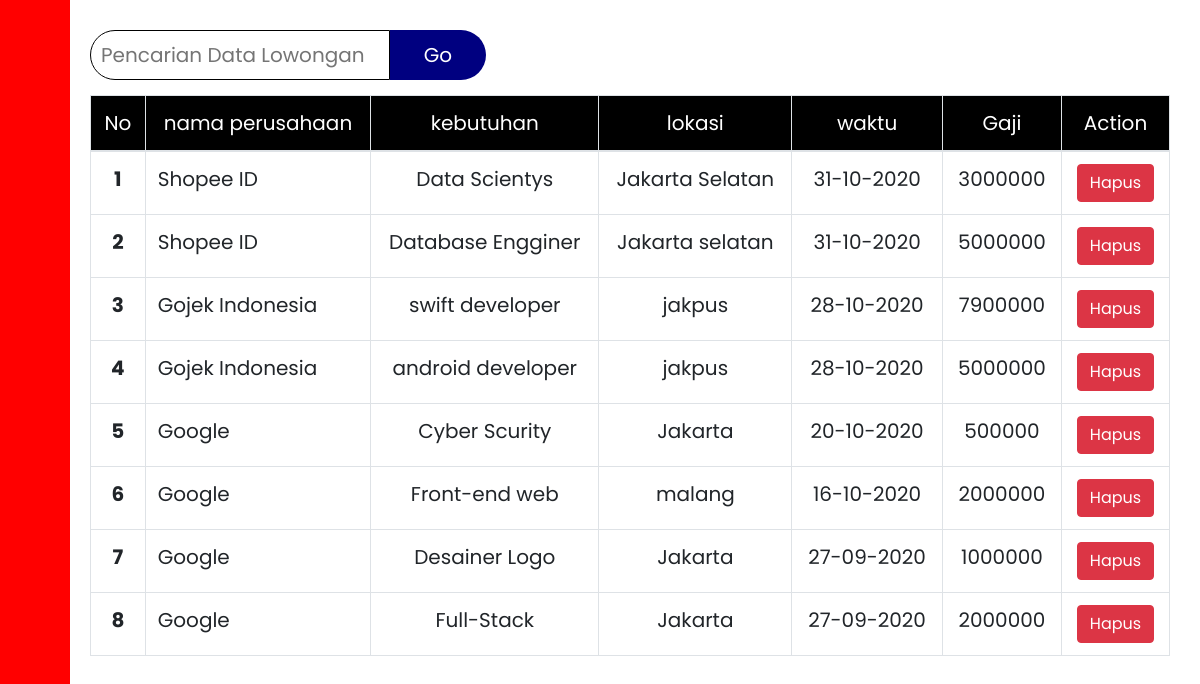
Screenshot of /admin1.php (signed in) with the database file from the repository.
### tables this page shows
CREATE TABLE `lowongan` (
  `no` int(11) NOT NULL,
  `id` int(11) NOT NULL,
  `nama_perusahaan` varchar(50) NOT NULL,
  `kebutuhan` varchar(100) NOT NULL,
  `lokasi` varchar(100) NOT NULL,
  `kota` varchar(50) NOT NULL,
  `jurusan` varchar(30) NOT NULL,
  `gaji` varchar(20) NOT NULL,
  `waktu` varchar(20) NOT NULL,
  `foto` varchar(255) NOT NULL
);

### koneksi.php (called while the page is built, shortened)
<?php $koneksi=mysqli_connect("localhost", "root", "", "magang");
function regristasi($data)
{
    global $koneksi;
    $email=htmlspecialchars($data["email"]);
    $password=htmlspecialchars($data["password"]);
    $password1=htmlspecialchars($data["password1"]);
    $tipe=htmlspecialchars($data["tipe"]);
    $result=mysqli_query($koneksi, "SELECT email FROM akun WHERE email = '$email'");
    if (mysqli_fetch_assoc($result)) {
        echo "<script>alert('email sudah terdaftar');</script>";
        return false;
    }if ($password===$password1) {
        $pass=md5("qw3rt77".md5($password));
        $perintah="INSERT INTO akun VALUES('','$email','$pass','user','$tipe')";
        mysqli_query($koneksi, $perintah);
        $perintah2="SELECT * FROM akun WHERE email='$email'";
        $query=mysqli_query($koneksi, $perintah2);
        $data=mysqli_fetch_assoc($query);
        $_SESSION["id"]=htmlspecialchars($data["id"]);
        $_SESSION["level"]=htmlspecialchars($data["level"]);
        $_SESSION["tipe"]=htmlspecialchars($data["tipe"]);
        $_SESSION["email"]=htmlspecialchars($data["email"]);
        return mysqli_affected_rows($koneksi);
    } else {
        echo "<script> alert('Konfirmasi password tidak sesuai');</script>";
        return false;
    }
}function login($data)
{
    global $koneksi;
    $email=htmlspecialchars($data["email"]);
    $password=htmlspecialchars($data["password"]);
    $result=mysqli_query($koneksi, "SELECT * FROM akun WHERE email='$email'");
    if (mysqli_num_rows($result)===1) {
        $pass=md5("qw3rt77".md5($password));
        $row=mysqli_fetch_assoc($result);
        if ($pass===$row["password"]) {
            $_SESSION["level"]=$row["level"];
            $_SESSION["tipe"]=$row["tipe"];
            $_SESSION["id"]=$row["id"];
            $_SESSION["email"]=$row["email"];
            if ($row["tipe"]=="siswa") {
                $id=$row["id"];
                $query=mysqli_query($koneksi, "SELECT * FROM profil_siswa WHERE id='$id'");
                $hasil=mysqli_fetch_assoc($query);
                $_SESSION["nama"]=$hasil["nama"];
                $_SESSION["foto"]=$hasil["foto"];
                header("Location: cek.php");
                exit;
            } else {
                header("Location: cek.php");
                exit;
            }
        } else {
            echo "<script> alert('Password yang anda masukan salah');</script>";
            return false;
        }
    } else {
        echo "<script> alert('Email Belum Terdaftar');</script>";
        return false;
    }
}function tampil($perintah)
{
    global $koneksi;
    $query=mysqli_query($koneksi, $perintah);
    $hasil=mysqli_fetch_assoc($query);
    return $hasil;
}function tampil1($perintah)
{
    global $koneksi;
    $query=mysqli_query($koneksi, $perintah);
    $data=[];
    while ($hasil=mysqli_fetch_assoc($query)) {
        $data[]=$hasil;
    }return $data;
}function cari($keyword)
{
    global $koneksi;$perintah="SELECT * FROM lowongan WHERE
                    nama_perusahaan LIKE '%$keyword%' OR
                    kebutuhan LIKE '%$keyword%' OR
                    kota LIKE '%$keyword%' OR
                    waktu LIKE '%$keyword%'
                ";
    return tampil1($perintah);
}function cari1($keyword)
{
    global $koneksi;$perintah="SELECT * FROM akun WHERE
                    email LIKE '%$keyword%' OR
                    tipe LIKE '%$keyword%'";
    return tampil1($perintah);
}function cari2($keyword)
{
    global $koneksi;$perintah="SELECT * FROM profil_perusahaan WHERE
                    nama LIKE '%$keyword%' OR
                    alamat LIKE '%$keyword%'";
    return tampil1($perintah);
}function tambahBiodataSiswa($data, $id)
{
    global $koneksi;
    $id=$id;
    $nama=htmlspecialchars($data["nama"]);
    $kota=htmlspecialchars($data["kota"]);
    $sekolah=htmlspecialchars($data["sekolah"]);
    $jurusan=htmlspecialchars($data["jurusan"]);
    $gambar=upload();$perintah="INSERT INTO profil_siswa VALUES(
                '$id','$nama','$kota','$sekolah','$jurusan','$gambar')";
    mysqli_query($koneksi, $perintah);
    $_SESSION["tipe"]="siswa";
    $_SESSION["nama"]=$nama;
    $_SESSION["id"]=$id;
    $_SESSION["foto"]=$gambar;
    return mysqli_affected_rows($koneksi);
}function tambahBiodataPerusahaan($data, $id)
{
    global $koneksi;
    $id=$id;
    $nama=htmlspecialchars($data["nama"]);
    $alamat=htmlspecialchars($data["alamat"]);
    $telp=htmlspecialchars($data["telp"]);
    $email=htmlspecialchars($data["email"]);
    $gambar=upload1();$perintah="INSERT INTO profil_perusahaan VALUES(
                '$id','$nama','$alamat','$telp','$email','$gambar','0')";
    mysqli_query($koneksi, $perintah);
    $_SESSION["tipe"]="perusahaan";
    return mysqli_affected_rows($koneksi);
}function tambahKarya($data, $id, $waktu)
{
    global $koneksi;
    $id=$id;
    $judul=$data["judul"];
    $link=$data["link"];
    $gambar=upload();
    $perintah="INSERT INTO karya_siswa VALUES('','$id','$judul','$link','$gambar','$waktu')";
    mysqli_query($koneksi, $perintah);
    return mysqli_affected_rows($koneksi);
}function tambahLowongan($data, $id, $waktu, $nama, $foto)
{
    global $koneksi;
    $kebutuhan=htmlspecialchars($data["kebutuhan"]);
    $alamat=htmlspecialchars($data["alamat"]);
    $jurusan=htmlspecialchars($data["jurusan"]);
    $gaji=htmlspecialchars($data["gaji"]);
    $kota=htmlspecialchars($data["kota"]);$perintah="INSERT INTO lowongan VALUES
    ('','$id','$nama','$kebutuhan','$alamat','$kota','$jurusan','$gaji','$waktu','$foto')";
    mysqli_query($koneksi, $perintah);
    return mysqli_affected_rows($koneksi);
}function updateKarya($data, $no)
{
    global $koneksi;
    $judul=htmlspecialchars($data["judul"]);
    $link=htmlspecialchars($data["link"]);
    $gambarLama=htmlspecialchars($data['gambarLama']);
    if ($_FILES['gambar']['error']===4) {
        $gambar=$gambarLama;
    } else {
        $gambar=upload();
    }$perintah="UPDATE karya_siswa SET
                            judul='$judul',
                            link='$link',
                            foto='$gambar'
                            WHERE no='$no'";
    mysqli_query($koneksi, $perintah);
    return mysqli_affected_rows($koneksi);
}function updateProfilSiswa($data, $id)
{
    global $koneksi;
    $id=$id;
    $nama=htmlspecialchars($data["nama"]);
    $kota=htmlspecialchars($data["kota"]);
    $sekolah=htmlspecialchars($data["sekolah"]);
    $jurusan=htmlspecialchars($data["jurusan"]);
    $gambarLama=htmlspecialchars($data["gambarLama"]);
    if ($_FILES["gambar"]["error"]===4) {
        $gambar=$gambarLama;
    } else {
        $gambar=upload();
    }$perintah="UPDATE profil_siswa SET
                            nama='$nama',
                            kota='$kota',
                            sekolah='$sekolah',
                            jurusan='$jurusan',
                            foto ='$gambar'
                WHERE id='$id'";
    mysqli_query($koneksi, $perintah);
    return mysqli_affected_rows($koneksi);
}function updateProfilPerusahaan($data, $id)
{
    global $koneksi;
    $id=$id;
    $nama=htmlspecialchars($data["nama"]);
    $alamat=htmlspecialchars($data["alamat"]);
    $telp=htmlspecialchars($data["telp"]);
    $email=htmlspecialchars($data["email"]);
    $gambarLama=htmlspecialchars($data["gambarLama"]);
    if ($_FILES["gambar"]["error"]===4) {
        $gambar=$gambarLama;
    } else {
        $gambar=upload1();
    }$perintah="UPDATE profil_perusahaan SET
                            nama='$nama',
                            alamat='$alamat',
                            telp='$telp',
                            email='$email',
                            foto ='$gambar'
                WHERE id='$id'";
    mysqli_query($koneksi, $perintah);
    return mysqli_affected_rows($koneksi);
}function updateLowongan($data, $no)
{
    global $koneksi;
    $kebutuhan=htmlspecialchars($data["kebutuhan"]);
    $alamat=htmlspecialchars($data["alamat"]);
    $jurusan=htmlspecialchars($data["jurusan"]);
    $gaji=htmlspecialchars($data["gaji"]);
    $kota=htmlspecialchars($data["kota"]);$perintah="UPDATE lowongan SET
                            kebutuhan ='$kebutuhan',
                            lokasi    ='$alamat',
                            jurusan   ='$jurusan',
                            gaji      ='$gaji',
                            kota      ='$kota'
                            WHERE no='$no'";
    mysqli_query($koneksi, $perintah);
    return mysqli_affected_rows($koneksi);
}function ajukanLamaran($data, $id_siswa, $foto, $id_perusahan, $kebutuhan, $waktu, $no_lowongan, $foto_perusahaan, $nama_perusahaan)
{
    global $koneksi;
    $nama=htmlspecialchars($data["nama"]);
    $kelamin=htmlspecialchars($data["kelamin"]);
    $ttl=htmlspecialchars($data["ttl"]);
    $alamat=htmlspecialchars($data["alamat"]);
    $jurusan=htmlspecialchars($data["jurusan"]);
    $telp=htmlspecialchars($data["telp"]);
    $email=htmlspecialchars($data["email"]);
    $sekolah=htmlspecialchars($data["sekolah"]);$perintah="INSERT INTO pengajuan VALUES(
                '','$waktu','$id_siswa','$nama','$kelamin',
                '$ttl','$alamat','$jurusan','$telp',
                '$email','$sekolah','$foto','$id_perusahan',
                '$kebutuhan','$no_lowongan','Menunggu','$foto_perusahaan','$nama_perusahaan')";
    mysqli_query($koneksi, $perintah);
    return mysqli_affected_rows($koneksi);
}function total($perintah)
{
    global $koneksi;
    $query=mysqli_query($koneksi, $perintah);
    $data=[];
    $jumlah=0;
    while ($hasil=mysqli_fetch_assoc($query)) {
        $data[]=$hasil;
        $jumlah++;
    }return $jumlah;
}

### admin1.php (the view, shortened to what this page needs)
<?php
require("koneksi.php");
$data = tampil1("SELECT * FROM lowongan ORDER BY no DESC");
?>
<!doctype html>
<html lang="en">
<head>
    <link rel="stylesheet" href="https://cdn.jsdelivr.net/npm/bootstrap@4.5.3/dist/css/bootstrap.min.css">
    <link rel="stylesheet" href="css/admin1.css">
</head>
<body>
    <div class="side-nav">
        <ul>
        </ul>
    </div>
    <div class="wrap-pencarian">
        <form action="" method="post">
            <div class="box-search">
                <input type="text" class="input-search" placeholder="Pencarian Data Lowongan" name="keyword">
                <button class="btn-search box-shadow" type="submit" name="submit">Go</button>
            </div>
        </form>
        <table class="table table-bordered show">
            <thead class="bg-thead">
                <tr>
                    <td scope="col">No</td>
                    <td scope="col">nama perusahaan</td>
                    <td scope="col">kebutuhan</td>
                    <td scope="col">lokasi</td>
                    <td scope="col">waktu</td>
                    <td scope="col">Gaji</td>
                    <td scope="col">Action</td>
                </tr>
            </thead>
            <tbody>
                <?php
                $i = 1;
                foreach ($data as $nilai) :
                    ?>
                    <tr>
                        <th scope="row"><?= $i; ?></th>
                        <td class="text-left"> <?= $nilai["nama_perusahaan"]; ?> </td>
                        <td><?= $nilai["kebutuhan"]; ?></td>
                        <td><?= $nilai["kota"]; ?></td>
                        <td><?= $nilai["waktu"]; ?></td>
                        <td><?= $nilai["gaji"]; ?></td>
                        <td>
                            <a href="hapus-lowongan1.php?no=<?= $nilai['no']; ?>" onclick="return confirm('Apakah anda yakin ingin menghapus ini');">
                                <button class="btn btn-danger">Hapus</button>
                            </a>
                        </td>
                    </tr>
                    <?php
                    $i++;
                endforeach; ?>
            </tbody>
        </table>
    </div>
</body>
</html>

### css/admin1.css (style rules this page uses)
body { max-width:100%;overflow-x:hidden }
@media (min-width:992px) { .side-nav { position:fixed;left:0;top:0;bottom:0;width:70px;padding:10px;background-color:red;z-index:100 } }
@media (min-width:992px) { .wrap-pencarian { width:90%;min-height:350px;margin-top:30px;right:2.5%;position:absolute } }
@media (min-width:992px) { .box-search { width:400px;height:50px;padding:0;position:relative;margin-bottom:15px } }
@media (min-width:992px) { .input-search { width:75%;height:100%;outline:0;padding:10px;font-size:20px;border:.1px solid #000;box-sizing:border-box;border-radius:50px 0 0 50px } }
@media (min-width:992px) { .btn-search { width:24%;height:100%;box-sizing:border-box;margin:0;border:none;outline:0;background-color:navy;font-size:20px;color:#fff;text-align:center;margin-left:0;margin-top:0;position:absolute;border-radius:0 50px 50px 0 } }
@media (min-width:992px) { * { font-family:Poppins } }
@media (min-width:992px) { table { font-family:Poppins;font-size:20px;font-weight:400;text-align:center;display:none } }
@media (min-width:992px) { ul { margin-left:-50px;margin-top:15px } }
@media (min-width:992px) { .show { display:table } }
@media (min-width:992px) { table,td,tr { border-collapse:collapse;border:1px solid #000 } }
@media (min-width:992px) { .bg-thead { background-color:#000;color:#fff;font-weight:400 } }

### rows the page displays
lowongan: nama_perusahaan "Shopee ID", kebutuhan "Data Scientys", kota "Jakarta Selatan", waktu "31-10-2020", gaji "3000000"
lowongan: nama_perusahaan "Shopee ID", kebutuhan "Database Engginer", kota "Jakarta selatan", waktu "31-10-2020", gaji "5000000"
lowongan: nama_perusahaan "Gojek Indonesia", kebutuhan "swift developer", kota "jakpus", waktu "28-10-2020", gaji "7900000"
lowongan: nama_perusahaan "Gojek Indonesia", kebutuhan "android developer", kota "jakpus", waktu "28-10-2020", gaji "5000000"
lowongan: nama_perusahaan "Google", kebutuhan "Cyber Scurity", kota "Jakarta", waktu "20-10-2020", gaji "500000"
lowongan: nama_perusahaan "Google", kebutuhan "Front-end web", kota "malang", waktu "16-10-2020", gaji "2000000"
lowongan: nama_perusahaan "Google", kebutuhan "Desainer Logo", kota "Jakarta", waktu "27-09-2020", gaji "1000000"
lowongan: nama_perusahaan "Google", kebutuhan "Full-Stack", kota "Jakarta", waktu "27-09-2020", gaji "2000000"
